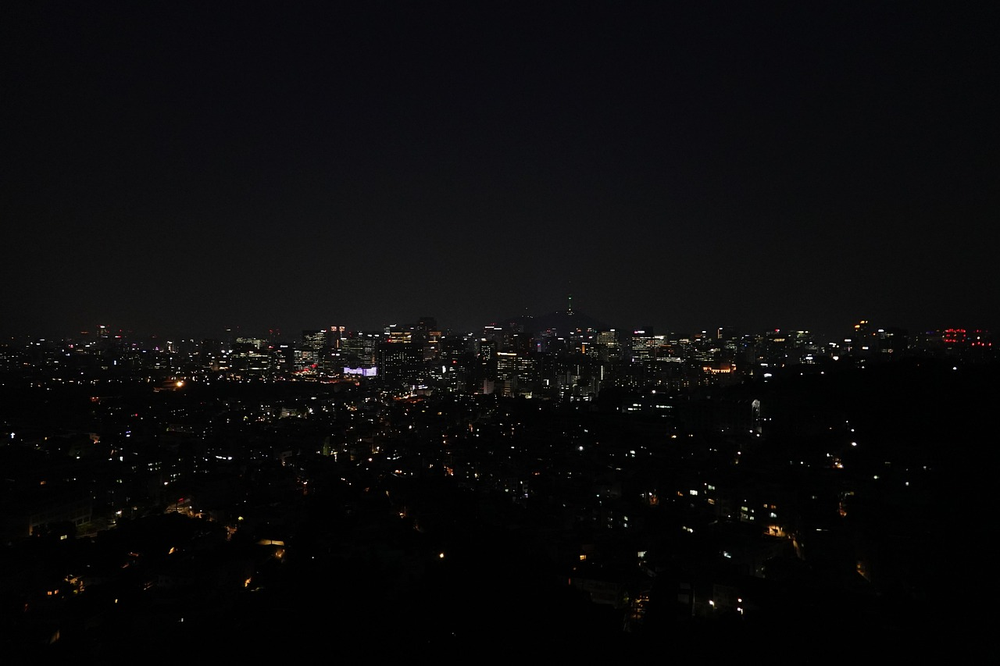
#> input picture nightview.png, 1000 x 666 px, shrunk from 1280 x 853 before the run, given in place of nightview.jpg, which was not available
$ python asm.py
#> lines starting #> are read from the running program, lines starting #| are printed output that depends on the picture; pictures that were not available may be replaced by others from this repository, and a replacement may not be noted
# Digital Image Processing Assignment: Night Landscape Enhancement (RGB Version)
# Student: Kok Yu Yuan (B022210136)
# Task: Implement filtering and enhancement for a low-light/night scene (RGB Color)
#
# Pipeline:
# 1. Noise Reduction – Median Filter (3x3)
# 2. Contrast Enhancement – CLAHE on LAB color space
#
# Assumption: 'nightview_rgb.jpg' is in the same directory

import cv2
import numpy as np
import matplotlib.pyplot as plt

# -------------------------------
# 1. Image Acquisition & Pre-processing
# -------------------------------

# 1.1 Image file name
img_name = 'nightview.jpg'

# 1.2 Read image (RGB color)
I_original_bgr = cv2.imread(img_name, cv2.IMREAD_COLOR)
#> I_original_bgr is the input picture: shape (666, 1000, 3); mean B, G, R 11.5, 10.6, 11

if I_original_bgr is None:
    raise FileNotFoundError("Image not found. Check the file name or directory.")

# 1.3 Convert BGR to RGB for display
I_original = cv2.cvtColor(I_original_bgr, cv2.COLOR_BGR2RGB)

# 1.4 Display original image and histograms
plt.figure(figsize=(12, 4))

plt.subplot(1, 3, 1)
plt.imshow(I_original)
plt.title('A. Original Night Scene (Low-Light)')
plt.axis('off')

plt.subplot(1, 3, 2)
colors = ('r', 'g', 'b')
for i, color in enumerate(colors):
    plt.hist(I_original[:, :, i].ravel(), bins=256, range=(0, 256),
             color=color, alpha=0.5, label=color.upper())
plt.title('RGB Histogram')
plt.xlabel('Intensity')
plt.ylabel('Frequency')
plt.legend()

plt.subplot(1, 3, 3)
plt.hist(cv2.cvtColor(I_original, cv2.COLOR_RGB2GRAY).ravel(),
         bins=256, range=(0, 256), color='gray')
plt.title('Grayscale Histogram')
plt.xlabel('Intensity')
plt.ylabel('Frequency')

plt.tight_layout()

# -------------------------------
# 2. Noise Reduction using Median Filter
# -------------------------------

# 2.1 Median filter (3x3) applied to each channel
I_filtered_bgr = cv2.medianBlur(I_original_bgr, 3)
I_filtered = cv2.cvtColor(I_filtered_bgr, cv2.COLOR_BGR2RGB)

# 2.2 Display filtering result
plt.figure(figsize=(10, 4))

plt.subplot(1, 2, 1)
plt.imshow(I_original)
plt.title('Original (Reference Noise Level)')
plt.axis('off')

plt.subplot(1, 2, 2)
plt.imshow(I_filtered)
plt.title('B. After Median Filtering (Noise Reduced)')
plt.axis('off')

plt.tight_layout()

print("Noise Reduction Complete: Median filtering applied.")

# -------------------------------
# 3. Contrast Enhancement using CLAHE
# -------------------------------

# 3.1 Convert to LAB color space (apply CLAHE on L channel only)
I_lab = cv2.cvtColor(I_filtered_bgr, cv2.COLOR_BGR2LAB)
#> I_lab: shape (666, 1000, 3); mean of channels 0, 1, 2 8, 128.3, 127.6
l_channel, a_channel, b_channel = cv2.split(I_lab)

# 3.2 Apply CLAHE to L channel
clahe = cv2.createCLAHE(
    clipLimit=2.0,        # Similar effect to MATLAB ClipLimit = 0.01
    tileGridSize=(8, 8)
)
l_channel_enhanced = clahe.apply(l_channel)
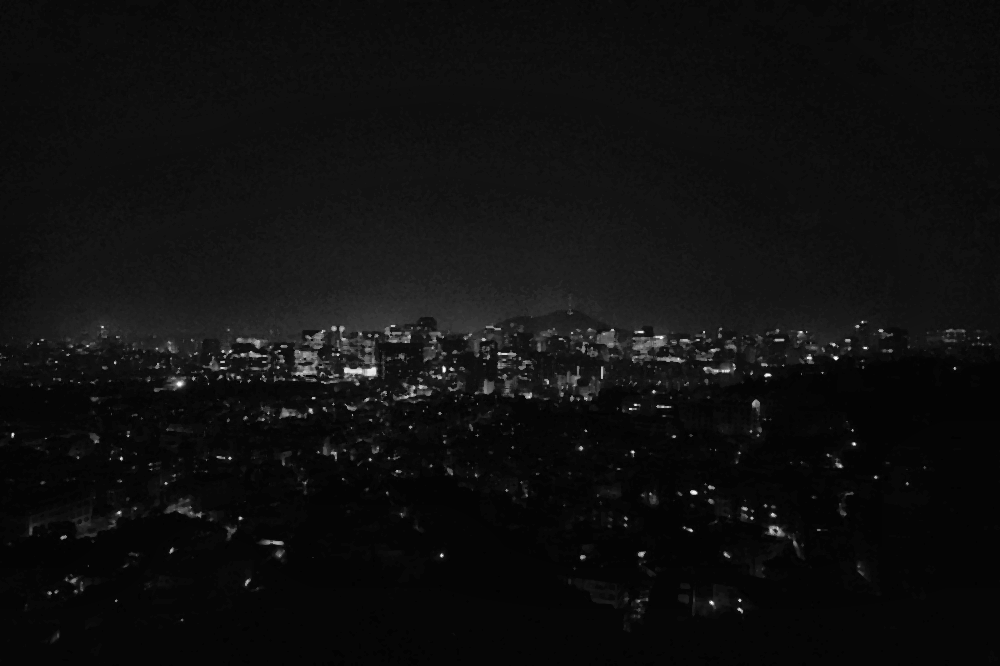
#> l_channel_enhanced: shape (666, 1000); min 1, max 254, mean 15.1

# 3.3 Merge channels back
I_lab_enhanced = cv2.merge([l_channel_enhanced, a_channel, b_channel])
#> I_lab_enhanced: shape (666, 1000, 3); mean of channels 0, 1, 2 15.1, 128.3, 127.6

# 3.4 Convert back to RGB
I_enhanced_bgr = cv2.cvtColor(I_lab_enhanced, cv2.COLOR_LAB2BGR)
I_enhanced = cv2.cvtColor(I_enhanced_bgr, cv2.COLOR_BGR2RGB)

# -------------------------------
# 4. Final Comparison & Visualization
# -------------------------------

plt.figure(figsize=(15, 4))

plt.subplot(1, 3, 1)
plt.imshow(I_original)
plt.title('1. Original')
plt.axis('off')

plt.subplot(1, 3, 2)
plt.imshow(I_filtered)
plt.title('2. Median Filtered')
plt.axis('off')

plt.subplot(1, 3, 3)
plt.imshow(I_enhanced)
plt.title('3. Enhanced (CLAHE)')
plt.axis('off')

plt.tight_layout()

print("Contrast Enhancement Complete: Final image ready.")

# -------------------------------
# 5. Histogram Comparison
# -------------------------------

plt.figure(figsize=(15, 4))

plt.subplot(1, 3, 1)
for i, color in enumerate(colors):
    plt.hist(I_original[:, :, i].ravel(), bins=256, range=(0, 256),
             color=color, alpha=0.5, label=color.upper())
plt.title('Original RGB Histogram')
plt.xlabel('Intensity')
plt.ylabel('Frequency')
plt.legend()

plt.subplot(1, 3, 2)
for i, color in enumerate(colors):
    plt.hist(I_filtered[:, :, i].ravel(), bins=256, range=(0, 256),
             color=color, alpha=0.5, label=color.upper())
plt.title('Filtered RGB Histogram')
plt.xlabel('Intensity')
plt.ylabel('Frequency')
plt.legend()

plt.subplot(1, 3, 3)
for i, color in enumerate(colors):
    plt.hist(I_enhanced[:, :, i].ravel(), bins=256, range=(0, 256),
             color=color, alpha=0.5, label=color.upper())
plt.title('Enhanced RGB Histogram')
plt.xlabel('Intensity')
plt.ylabel('Frequency')
plt.legend()

plt.tight_layout()

# Display all plots together
plt.show()
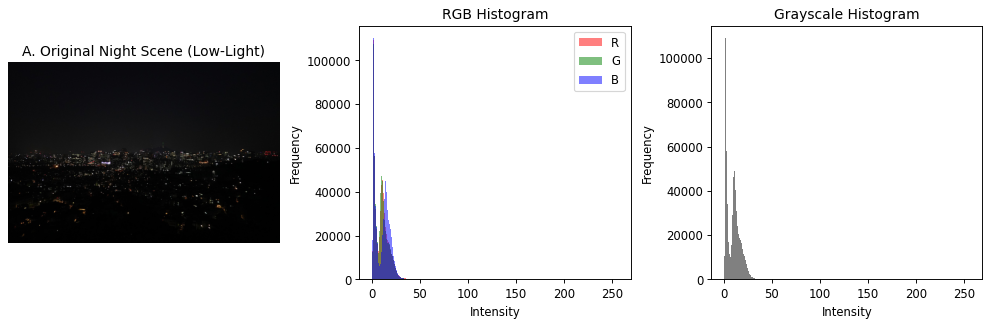
#> figure drawn by matplotlib, 3 panels; panel 2: tallest bar 109290 high, from x = 1 to 2; panel 2: tallest bar 107514 high, from x = 1 to 2; panel 2: tallest bar 110213 high, from x = 1 to 2; panel 3: tallest bar 109100 high, from x = 1 to 2
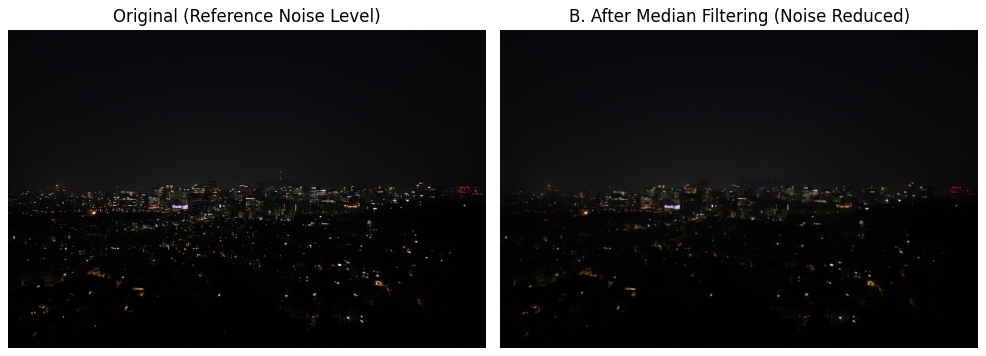
#> figure drawn by matplotlib, 2 panels
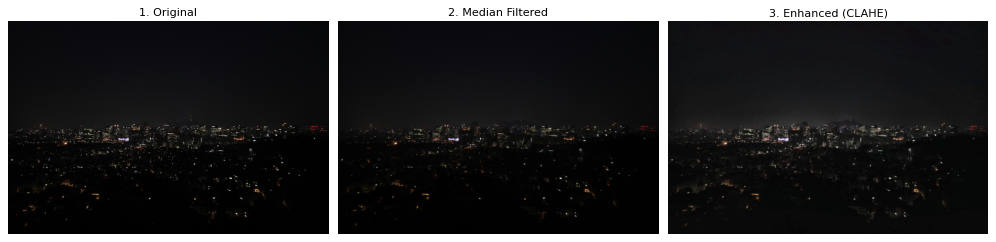
#> figure drawn by matplotlib, 3 panels
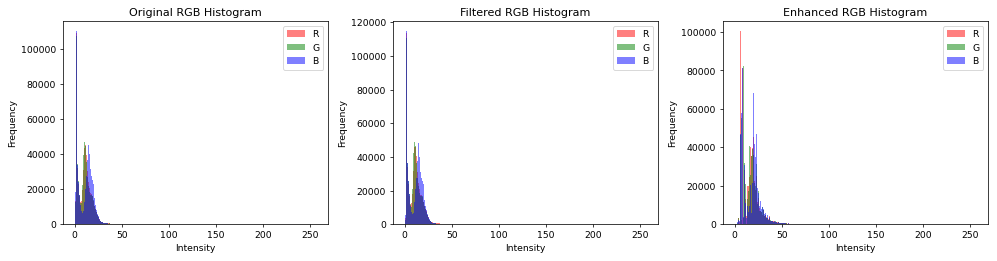
#> figure drawn by matplotlib, 3 panels; panel 1: tallest bar 109290 high, from x = 1 to 2; panel 1: tallest bar 107514 high, from x = 1 to 2; panel 1: tallest bar 110213 high, from x = 1 to 2; panel 2: tallest bar 113447 high, from x = 1 to 2

# -------------------------------
# Optional: Save result
# -------------------------------
# cv2.imwrite('enhanced_night_landscape_rgb.jpg', I_enhanced_bgr)
